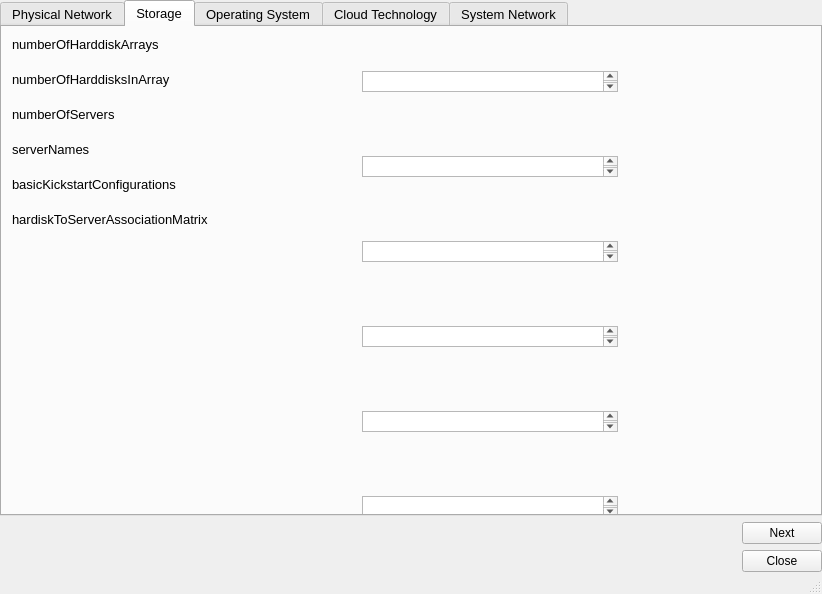
<?xml version="1.0" encoding="UTF-8"?>
<ui version="4.0">
 <class>MainWindow</class>
 <widget class="QMainWindow" name="MainWindow">
  <property name="geometry">
   <rect>
    <x>0</x>
    <y>0</y>
    <width>822</width>
    <height>594</height>
   </rect>
  </property>
  <property name="windowTitle">
   <string>MainWindow</string>
  </property>
  <widget class="QWidget" name="centralwidget">
   <layout class="QGridLayout" name="gridLayout_2">
    <property name="leftMargin">
     <number>0</number>
    </property>
    <property name="topMargin">
     <number>0</number>
    </property>
    <property name="rightMargin">
     <number>0</number>
    </property>
    <property name="bottomMargin">
     <number>0</number>
    </property>
    <item row="2" column="0">
     <spacer name="horizontalSpacer">
      <property name="orientation">
       <enum>Qt::Horizontal</enum>
      </property>
      <property name="sizeType">
       <enum>QSizePolicy::Expanding</enum>
      </property>
      <property name="sizeHint" stdset="0">
       <size>
        <width>35</width>
        <height>15</height>
       </size>
      </property>
     </spacer>
    </item>
    <item row="3" column="1">
     <widget class="QPushButton" name="Close">
      <property name="text">
       <string>Close</string>
      </property>
     </widget>
    </item>
    <item row="2" column="1">
     <widget class="QPushButton" name="nextButton">
      <property name="text">
       <string>Next</string>
      </property>
     </widget>
    </item>
    <item row="1" column="0" colspan="2">
     <widget class="QTabWidget" name="tabWidget">
      <property name="font">
       <font>
        <pointsize>10</pointsize>
       </font>
      </property>
      <property name="currentIndex">
       <number>1</number>
      </property>
      <widget class="QWidget" name="tab_8">
       <attribute name="title">
        <string>Physical Network</string>
       </attribute>
       <widget class="QWidget" name="layoutWidget">
        <property name="geometry">
         <rect>
          <x>11</x>
          <y>11</y>
          <width>341</width>
          <height>441</height>
         </rect>
        </property>
        <layout class="QFormLayout" name="formLayout_9">
         <item row="0" column="0">
          <widget class="QLabel" name="label_9">
           <property name="text">
            <string>numberOfServers</string>
           </property>
          </widget>
         </item>
         <item row="1" column="0">
          <widget class="QLabel" name="label_10">
           <property name="text">
            <string>dictionaryOfServerNamesAndMACAddresses</string>
           </property>
          </widget>
         </item>
         <item row="2" column="0">
          <widget class="QLabel" name="label_11">
           <property name="text">
            <string>numberOfHarddiskArrays</string>
           </property>
          </widget>
         </item>
         <item row="3" column="0">
          <widget class="QLabel" name="label_12">
           <property name="text">
            <string>numberOfHarddisksInArray</string>
           </property>
          </widget>
         </item>
         <item row="4" column="0">
          <widget class="QLabel" name="label_13">
           <property name="text">
            <string>IPVersion</string>
           </property>
          </widget>
         </item>
         <item row="5" column="0">
          <widget class="QLabel" name="label_14">
           <property name="text">
            <string>managementNetworkIPRange</string>
           </property>
          </widget>
         </item>
         <item row="6" column="0">
          <widget class="QLabel" name="label_15">
           <property name="text">
            <string>physicalDataNetworkIPRange</string>
           </property>
          </widget>
         </item>
         <item row="7" column="0">
          <widget class="QLabel" name="label_16">
           <property name="text">
            <string>virtualMachineDataNetworkIPRange</string>
           </property>
          </widget>
         </item>
         <item row="8" column="0">
          <widget class="QLabel" name="label_17">
           <property name="text">
            <string>frontEndServerMACAddress</string>
           </property>
          </widget>
         </item>
         <item row="9" column="0">
          <widget class="QLabel" name="label_18">
           <property name="text">
            <string>frontEndServerIPAddress</string>
           </property>
          </widget>
         </item>
         <item row="10" column="0">
          <widget class="QLabel" name="label_19">
           <property name="text">
            <string>frontEndServerName</string>
           </property>
          </widget>
         </item>
         <item row="11" column="0">
          <widget class="QLabel" name="label_20">
           <property name="text">
            <string>connectionServerName</string>
           </property>
          </widget>
         </item>
         <item row="12" column="0">
          <widget class="QLabel" name="label_21">
           <property name="text">
            <string>connectionServerIPAddress</string>
           </property>
          </widget>
         </item>
         <item row="13" column="0">
          <widget class="QLabel" name="label_22">
           <property name="text">
            <string>connectionServerPortNumber</string>
           </property>
          </widget>
         </item>
         <item row="14" column="0">
          <widget class="QLabel" name="label_23">
           <property name="text">
            <string>storagePoolConfigurationPreferences</string>
           </property>
          </widget>
         </item>
        </layout>
       </widget>
       <widget class="QWidget" name="layoutWidget">
        <property name="geometry">
         <rect>
          <x>390</x>
          <y>10</y>
          <width>261</width>
          <height>441</height>
         </rect>
        </property>
        <layout class="QFormLayout" name="formLayout_10">
         <property name="sizeConstraint">
          <enum>QLayout::SetDefaultConstraint</enum>
         </property>
         <item row="1" column="0">
          <widget class="QTextEdit" name="textEdit">
           <property name="maximumSize">
            <size>
             <width>400</width>
             <height>21</height>
            </size>
           </property>
           <property name="lineWrapMode">
            <enum>QTextEdit::FixedColumnWidth</enum>
           </property>
          </widget>
         </item>
         <item row="2" column="0">
          <widget class="QTextEdit" name="textEdit_4">
           <property name="maximumSize">
            <size>
             <width>400</width>
             <height>21</height>
            </size>
           </property>
          </widget>
         </item>
         <item row="3" column="0">
          <widget class="QTextEdit" name="textEdit_8">
           <property name="maximumSize">
            <size>
             <width>400</width>
             <height>21</height>
            </size>
           </property>
          </widget>
         </item>
         <item row="4" column="0">
          <widget class="QTextEdit" name="textEdit_6">
           <property name="maximumSize">
            <size>
             <width>400</width>
             <height>21</height>
            </size>
           </property>
          </widget>
         </item>
         <item row="5" column="0">
          <widget class="QTextEdit" name="textEdit_5">
           <property name="maximumSize">
            <size>
             <width>16777215</width>
             <height>21</height>
            </size>
           </property>
          </widget>
         </item>
         <item row="6" column="0">
          <widget class="QTextEdit" name="textEdit_7">
           <property name="maximumSize">
            <size>
             <width>16777215</width>
             <height>21</height>
            </size>
           </property>
          </widget>
         </item>
         <item row="7" column="0">
          <widget class="QTextEdit" name="textEdit_3">
           <property name="maximumSize">
            <size>
             <width>400</width>
             <height>21</height>
            </size>
           </property>
          </widget>
         </item>
         <item row="8" column="0">
          <widget class="QTextEdit" name="textEdit_9">
           <property name="maximumSize">
            <size>
             <width>400</width>
             <height>21</height>
            </size>
           </property>
          </widget>
         </item>
         <item row="9" column="0">
          <widget class="QTextEdit" name="textEdit_10">
           <property name="maximumSize">
            <size>
             <width>400</width>
             <height>21</height>
            </size>
           </property>
          </widget>
         </item>
         <item row="10" column="0">
          <widget class="QTextEdit" name="textEdit_11">
           <property name="maximumSize">
            <size>
             <width>400</width>
             <height>21</height>
            </size>
           </property>
          </widget>
         </item>
         <item row="11" column="0">
          <widget class="QTextEdit" name="textEdit_12">
           <property name="maximumSize">
            <size>
             <width>400</width>
             <height>21</height>
            </size>
           </property>
          </widget>
         </item>
         <item row="12" column="0">
          <widget class="QTextEdit" name="textEdit_13">
           <property name="maximumSize">
            <size>
             <width>400</width>
             <height>21</height>
            </size>
           </property>
          </widget>
         </item>
         <item row="13" column="0">
          <widget class="QTextEdit" name="textEdit_14">
           <property name="maximumSize">
            <size>
             <width>400</width>
             <height>21</height>
            </size>
           </property>
          </widget>
         </item>
         <item row="14" column="0">
          <widget class="QTextEdit" name="textEdit_15">
           <property name="maximumSize">
            <size>
             <width>400</width>
             <height>21</height>
            </size>
           </property>
          </widget>
         </item>
         <item row="0" column="0">
          <widget class="QTextEdit" name="textEdit_2">
           <property name="maximumSize">
            <size>
             <width>400</width>
             <height>21</height>
            </size>
           </property>
           <property name="lineWrapMode">
            <enum>QTextEdit::WidgetWidth</enum>
           </property>
          </widget>
         </item>
        </layout>
       </widget>
      </widget>
      <widget class="QWidget" name="tab_7">
       <attribute name="title">
        <string>Storage</string>
       </attribute>
       <widget class="QWidget" name="layoutWidget">
        <property name="geometry">
         <rect>
          <x>0</x>
          <y>0</y>
          <width>383</width>
          <height>491</height>
         </rect>
        </property>
        <layout class="QFormLayout" name="formLayout_4">
         <property name="fieldGrowthPolicy">
          <enum>QFormLayout::AllNonFixedFieldsGrow</enum>
         </property>
         <property name="horizontalSpacing">
          <number>20</number>
         </property>
         <property name="verticalSpacing">
          <number>20</number>
         </property>
         <property name="leftMargin">
          <number>10</number>
         </property>
         <property name="topMargin">
          <number>10</number>
         </property>
         <property name="rightMargin">
          <number>10</number>
         </property>
         <property name="bottomMargin">
          <number>10</number>
         </property>
         <item row="0" column="0">
          <widget class="QLabel" name="label_8">
           <property name="text">
            <string>numberOfHarddiskArrays</string>
           </property>
          </widget>
         </item>
         <item row="1" column="0">
          <widget class="QLabel" name="label_2">
           <property name="text">
            <string>numberOfHarddisksInArray</string>
           </property>
          </widget>
         </item>
         <item row="2" column="0">
          <widget class="QLabel" name="label_7">
           <property name="text">
            <string>numberOfServers</string>
           </property>
          </widget>
         </item>
         <item row="3" column="0">
          <widget class="QLabel" name="label_6">
           <property name="text">
            <string>serverNames</string>
           </property>
          </widget>
         </item>
         <item row="4" column="0">
          <widget class="QLabel" name="label_47">
           <property name="text">
            <string>basicKickstartConfigurations</string>
           </property>
          </widget>
         </item>
         <item row="5" column="0">
          <widget class="QLabel" name="label_5">
           <property name="text">
            <string>hardiskToServerAssociationMatrix</string>
           </property>
          </widget>
         </item>
        </layout>
       </widget>
       <widget class="QWidget" name="layoutWidget">
        <property name="geometry">
         <rect>
          <x>360</x>
          <y>2</y>
          <width>265</width>
          <height>531</height>
         </rect>
        </property>
        <layout class="QFormLayout" name="formLayout_11">
         <property name="verticalSpacing">
          <number>22</number>
         </property>
         <item row="0" column="0">
          <widget class="QTextEdit" name="textEdit_16">
           <property name="maximumSize">
            <size>
             <width>400</width>
             <height>21</height>
            </size>
           </property>
          </widget>
         </item>
         <item row="1" column="0">
          <widget class="QTextEdit" name="textEdit_21">
           <property name="maximumSize">
            <size>
             <width>400</width>
             <height>21</height>
            </size>
           </property>
          </widget>
         </item>
         <item row="2" column="0">
          <widget class="QTextEdit" name="textEdit_20">
           <property name="maximumSize">
            <size>
             <width>400</width>
             <height>21</height>
            </size>
           </property>
          </widget>
         </item>
         <item row="3" column="0">
          <widget class="QTextEdit" name="textEdit_17">
           <property name="maximumSize">
            <size>
             <width>400</width>
             <height>21</height>
            </size>
           </property>
          </widget>
         </item>
         <item row="4" column="0">
          <widget class="QTextEdit" name="textEdit_19">
           <property name="maximumSize">
            <size>
             <width>400</width>
             <height>21</height>
            </size>
           </property>
          </widget>
         </item>
         <item row="5" column="0">
          <widget class="QTextEdit" name="textEdit_18">
           <property name="maximumSize">
            <size>
             <width>400</width>
             <height>21</height>
            </size>
           </property>
          </widget>
         </item>
        </layout>
       </widget>
      </widget>
      <widget class="QWidget" name="tab_9">
       <attribute name="title">
        <string>Operating System</string>
       </attribute>
       <widget class="QWidget" name="layoutWidget">
        <property name="geometry">
         <rect>
          <x>10</x>
          <y>0</y>
          <width>211</width>
          <height>471</height>
         </rect>
        </property>
        <layout class="QFormLayout" name="formLayout_5">
         <property name="horizontalSpacing">
          <number>20</number>
         </property>
         <property name="verticalSpacing">
          <number>20</number>
         </property>
         <property name="topMargin">
          <number>10</number>
         </property>
         <property name="rightMargin">
          <number>10</number>
         </property>
         <property name="bottomMargin">
          <number>10</number>
         </property>
         <item row="0" column="0">
          <widget class="QLabel" name="label_71">
           <property name="text">
            <string>fileSystemType</string>
           </property>
          </widget>
         </item>
         <item row="1" column="0">
          <widget class="QLabel" name="label_72">
           <property name="text">
            <string>isRAID</string>
           </property>
          </widget>
         </item>
         <item row="2" column="0">
          <widget class="QLabel" name="label_73">
           <property name="text">
            <string>RAIDLevel</string>
           </property>
          </widget>
         </item>
         <item row="3" column="0">
          <widget class="QLabel" name="label_70">
           <property name="text">
            <string>partitioningSchema</string>
           </property>
          </widget>
         </item>
         <item row="4" column="0">
          <widget class="QLabel" name="label_91">
           <property name="text">
            <string>OperatingSystemType</string>
           </property>
          </widget>
         </item>
         <item row="5" column="0">
          <widget class="QLabel" name="label_92">
           <property name="text">
            <string>packages</string>
           </property>
          </widget>
         </item>
         <item row="6" column="0">
          <widget class="QLabel" name="label_90">
           <property name="text">
            <string>packageManager</string>
           </property>
          </widget>
         </item>
         <item row="7" column="0">
          <widget class="QLabel" name="label_93">
           <property name="text">
            <string> installedPackages</string>
           </property>
          </widget>
         </item>
         <item row="8" column="0">
          <widget class="QLabel" name="label_89">
           <property name="text">
            <string>uninstalledPackages</string>
           </property>
          </widget>
         </item>
        </layout>
       </widget>
       <widget class="QWidget" name="layoutWidget">
        <property name="geometry">
         <rect>
          <x>220</x>
          <y>10</y>
          <width>258</width>
          <height>371</height>
         </rect>
        </property>
        <layout class="QVBoxLayout" name="verticalLayout_5">
         <property name="spacing">
          <number>10</number>
         </property>
         <item>
          <widget class="QTextEdit" name="textEdit_46">
           <property name="maximumSize">
            <size>
             <width>400</width>
             <height>21</height>
            </size>
           </property>
          </widget>
         </item>
         <item>
          <widget class="QTextEdit" name="textEdit_45">
           <property name="maximumSize">
            <size>
             <width>400</width>
             <height>21</height>
            </size>
           </property>
          </widget>
         </item>
         <item>
          <widget class="QTextEdit" name="textEdit_48">
           <property name="maximumSize">
            <size>
             <width>400</width>
             <height>21</height>
            </size>
           </property>
          </widget>
         </item>
         <item>
          <widget class="QTextEdit" name="textEdit_47">
           <property name="maximumSize">
            <size>
             <width>400</width>
             <height>21</height>
            </size>
           </property>
          </widget>
         </item>
         <item>
          <widget class="QTextEdit" name="textEdit_22">
           <property name="maximumSize">
            <size>
             <width>400</width>
             <height>21</height>
            </size>
           </property>
          </widget>
         </item>
         <item>
          <widget class="QTextEdit" name="textEdit_49">
           <property name="maximumSize">
            <size>
             <width>400</width>
             <height>21</height>
            </size>
           </property>
          </widget>
         </item>
         <item>
          <widget class="QTextEdit" name="textEdit_53">
           <property name="maximumSize">
            <size>
             <width>400</width>
             <height>21</height>
            </size>
           </property>
          </widget>
         </item>
         <item>
          <widget class="QTextEdit" name="textEdit_52">
           <property name="maximumSize">
            <size>
             <width>400</width>
             <height>21</height>
            </size>
           </property>
          </widget>
         </item>
         <item>
          <widget class="QTextEdit" name="textEdit_51">
           <property name="maximumSize">
            <size>
             <width>400</width>
             <height>21</height>
            </size>
           </property>
          </widget>
         </item>
         <item>
          <widget class="QTextEdit" name="textEdit_50">
           <property name="maximumSize">
            <size>
             <width>400</width>
             <height>21</height>
            </size>
           </property>
          </widget>
         </item>
        </layout>
       </widget>
      </widget>
      <widget class="QWidget" name="tab">
       <attribute name="title">
        <string>Cloud Technology</string>
       </attribute>
       <layout class="QGridLayout" name="gridLayout">
        <property name="leftMargin">
         <number>0</number>
        </property>
        <property name="topMargin">
         <number>0</number>
        </property>
        <property name="rightMargin">
         <number>0</number>
        </property>
        <property name="bottomMargin">
         <number>0</number>
        </property>
        <property name="horizontalSpacing">
         <number>6</number>
        </property>
        <item row="0" column="0">
         <widget class="QScrollArea" name="scrollArea">
          <property name="sizePolicy">
           <sizepolicy hsizetype="Minimum" vsizetype="Minimum">
            <horstretch>0</horstretch>
            <verstretch>0</verstretch>
           </sizepolicy>
          </property>
          <property name="widgetResizable">
           <bool>true</bool>
          </property>
          <widget class="QWidget" name="scrollAreaWidgetContents">
           <property name="geometry">
            <rect>
             <x>0</x>
             <y>0</y>
             <width>814</width>
             <height>463</height>
            </rect>
           </property>
           <widget class="QWidget" name="layoutWidget">
            <property name="geometry">
             <rect>
              <x>10</x>
              <y>0</y>
              <width>245</width>
              <height>321</height>
             </rect>
            </property>
            <layout class="QFormLayout" name="formLayout">
             <property name="horizontalSpacing">
              <number>20</number>
             </property>
             <property name="verticalSpacing">
              <number>20</number>
             </property>
             <property name="leftMargin">
              <number>10</number>
             </property>
             <property name="topMargin">
              <number>10</number>
             </property>
             <property name="rightMargin">
              <number>10</number>
             </property>
             <property name="bottomMargin">
              <number>10</number>
             </property>
             <item row="0" column="0">
              <widget class="QLabel" name="label_25">
               <property name="text">
                <string>cloudTechnologyApplication</string>
               </property>
              </widget>
             </item>
             <item row="1" column="0">
              <widget class="QLabel" name="label_27">
               <property name="text">
                <string>neededPackages</string>
               </property>
              </widget>
             </item>
             <item row="2" column="0">
              <widget class="QLabel" name="label_24">
               <property name="text">
                <string>DataStoreFileSysyem</string>
               </property>
              </widget>
             </item>
             <item row="3" column="0">
              <widget class="QLabel" name="label_26">
               <property name="text">
                <string>databaseTool</string>
               </property>
              </widget>
             </item>
             <item row="4" column="0">
              <widget class="QLabel" name="label_28">
               <property name="text">
                <string>databaseAdminCredentials
</string>
               </property>
              </widget>
             </item>
            </layout>
           </widget>
           <widget class="QWidget" name="layoutWidget">
            <property name="geometry">
             <rect>
              <x>250</x>
              <y>10</y>
              <width>261</width>
              <height>211</height>
             </rect>
            </property>
            <layout class="QFormLayout" name="formLayout_18">
             <property name="verticalSpacing">
              <number>20</number>
             </property>
             <item row="0" column="0">
              <widget class="QTextEdit" name="textEdit_54">
               <property name="maximumSize">
                <size>
                 <width>400</width>
                 <height>21</height>
                </size>
               </property>
              </widget>
             </item>
             <item row="1" column="0">
              <widget class="QTextEdit" name="textEdit_55">
               <property name="maximumSize">
                <size>
                 <width>400</width>
                 <height>21</height>
                </size>
               </property>
              </widget>
             </item>
             <item row="2" column="0">
              <widget class="QTextEdit" name="textEdit_56">
               <property name="maximumSize">
                <size>
                 <width>400</width>
                 <height>21</height>
                </size>
               </property>
              </widget>
             </item>
             <item row="3" column="0">
              <widget class="QTextEdit" name="textEdit_57">
               <property name="maximumSize">
                <size>
                 <width>400</width>
                 <height>21</height>
                </size>
               </property>
              </widget>
             </item>
             <item row="4" column="0">
              <widget class="QTextEdit" name="textEdit_58">
               <property name="maximumSize">
                <size>
                 <width>400</width>
                 <height>21</height>
                </size>
               </property>
              </widget>
             </item>
            </layout>
           </widget>
          </widget>
         </widget>
        </item>
       </layout>
      </widget>
      <widget class="QWidget" name="tab_2">
       <attribute name="title">
        <string>System Network</string>
       </attribute>
       <widget class="QWidget" name="layoutWidget">
        <property name="geometry">
         <rect>
          <x>10</x>
          <y>0</y>
          <width>251</width>
          <height>201</height>
         </rect>
        </property>
        <layout class="QVBoxLayout" name="verticalLayout_2">
         <item>
          <widget class="QLabel" name="label_41">
           <property name="text">
            <string>IPVersion</string>
           </property>
          </widget>
         </item>
         <item>
          <widget class="QLabel" name="label_39">
           <property name="text">
            <string>physicalDataNetworkIPRange</string>
           </property>
          </widget>
         </item>
         <item>
          <widget class="QLabel" name="label_29">
           <property name="text">
            <string>numberOfVLANs</string>
           </property>
          </widget>
         </item>
         <item>
          <widget class="QLabel" name="label_40">
           <property name="text">
            <string>topology</string>
           </property>
          </widget>
         </item>
        </layout>
       </widget>
       <widget class="QWidget" name="layoutWidget">
        <property name="geometry">
         <rect>
          <x>260</x>
          <y>0</y>
          <width>261</width>
          <height>206</height>
         </rect>
        </property>
        <layout class="QFormLayout" name="formLayout_19">
         <property name="verticalSpacing">
          <number>30</number>
         </property>
         <property name="topMargin">
          <number>15</number>
         </property>
         <item row="0" column="0">
          <widget class="QTextEdit" name="textEdit_59">
           <property name="maximumSize">
            <size>
             <width>400</width>
             <height>21</height>
            </size>
           </property>
          </widget>
         </item>
         <item row="1" column="0">
          <widget class="QTextEdit" name="textEdit_60">
           <property name="maximumSize">
            <size>
             <width>400</width>
             <height>21</height>
            </size>
           </property>
          </widget>
         </item>
         <item row="2" column="0">
          <widget class="QTextEdit" name="textEdit_61">
           <property name="maximumSize">
            <size>
             <width>400</width>
             <height>21</height>
            </size>
           </property>
          </widget>
         </item>
         <item row="3" column="0">
          <widget class="QTextEdit" name="textEdit_62">
           <property name="maximumSize">
            <size>
             <width>400</width>
             <height>21</height>
            </size>
           </property>
          </widget>
         </item>
        </layout>
       </widget>
      </widget>
     </widget>
    </item>
   </layout>
  </widget>
  <widget class="QStatusBar" name="statusbar"/>
 </widget>
 <resources/>
 <connections>
  <connection>
   <sender>Close</sender>
   <signal>pressed()</signal>
   <receiver>MainWindow</receiver>
   <slot>close()</slot>
   <hints>
    <hint type="sourcelabel">
     <x>744</x>
     <y>557</y>
    </hint>
    <hint type="destinationlabel">
     <x>735</x>
     <y>-17</y>
    </hint>
   </hints>
  </connection>
 </connections>
</ui>
